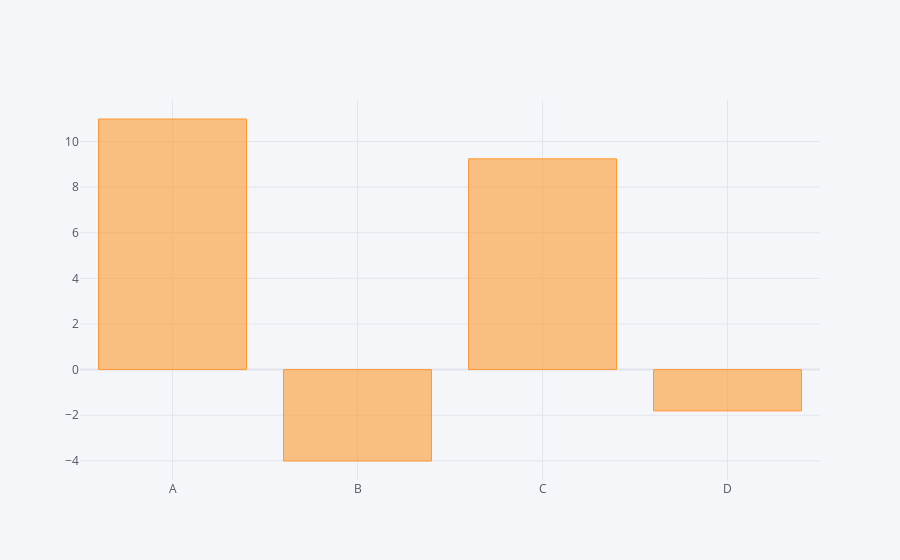

Notebook cell for this chart:
### Code cell
df.sum().iplot(kind='bar')

### Figure 1 — Plotly figure (JSON) as saved in the notebook; plotly's stock layout.template omitted (floating-point values rounded to 4 significant figures)
{"data": [{"marker": {"color": "rgba(255, 153, 51, 0.6)", "line": {"color": "rgba(255, 153, 51, 1.0)", "width": 1}}, "name": "None", "orientation": "v", "text": "", "type": "bar", "x": ["A", "B", "C", "D"], "y": [10.98, -4.007, 9.24, -1.81]}], "layout": {"legend": {"bgcolor": "#F5F6F9", "font": {"color": "#4D5663"}}, "paper_bgcolor": "#F5F6F9", "plot_bgcolor": "#F5F6F9", "title": {"font": {"color": "#4D5663"}}, "xaxis": {"gridcolor": "#E1E5ED", "showgrid": true, "tickfont": {"color": "#4D5663"}, "title": {"font": {"color": "#4D5663"}, "text": ""}, "zerolinecolor": "#E1E5ED"}, "yaxis": {"gridcolor": "#E1E5ED", "showgrid": true, "tickfont": {"color": "#4D5663"}, "title": {"font": {"color": "#4D5663"}, "text": ""}, "zerolinecolor": "#E1E5ED"}}}
